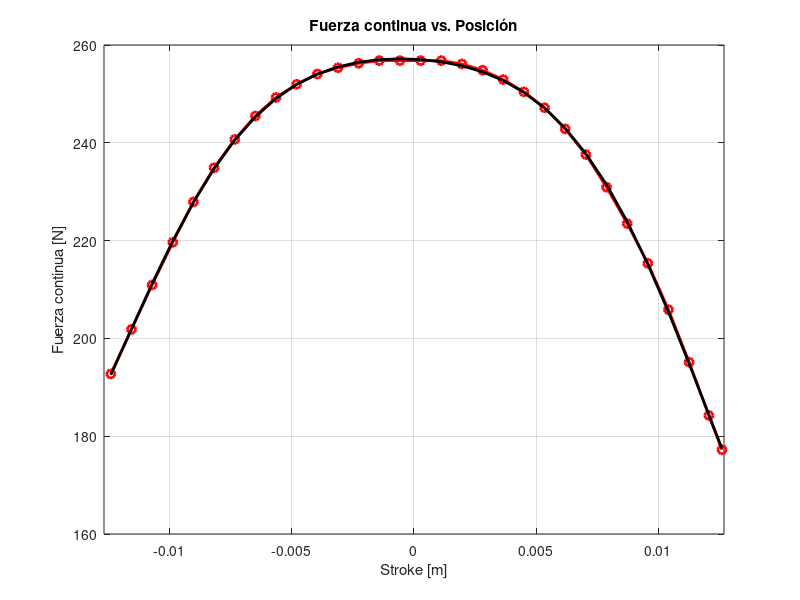
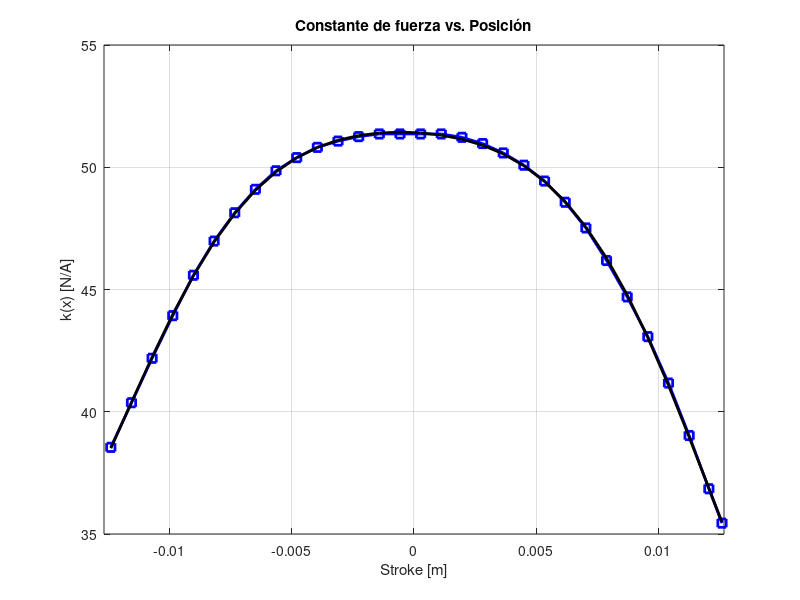

These figures' MATLAB source, in order:
clear
clc
close all
% Datos corregidos a formato numérico
x_in = [ ...
    0.01098, 0.04430, 0.07761, 0.11093, 0.14424, 0.17756, 0.21087, 0.24418, ...
    0.27750, 0.31081, 0.34413, 0.37744, 0.41075, 0.44407, 0.47738, 0.51070, ...
    0.54401, 0.57732, 0.61064, 0.64395, 0.67727, 0.71058, 0.74389, 0.77721, ...
    0.81052, 0.84384, 0.87715, 0.91047, 0.94378, 0.97558, 0.99678 ];

x_center = 0.5;
x_in = x_in - x_center;

F_lb = [ ...
    43.32553, 45.37782, 47.41985, 49.37980, 51.23712, 52.80713, 54.11034, ...
    55.18779, 56.03950, 56.64492, 57.11695, 57.40427, 57.60950, 57.73264, ...
    57.73264, 57.73264, 57.73264, 57.57872, 57.29140, 56.86041, 56.29603, ...
    55.56747, 54.59263, 53.41256, 51.91438, 50.24176, 48.41522, 46.28083, ...
    43.86938, 41.42202, 39.84175 ];

% Conversión de unidades
x_m = x_in * 25.4*10^(-3);         % pulgadas → ímetros
F_N  = F_lb * 4.44822;      % libras → Newtons

% Corriente continua nominal
I_cont = 5;                 % amperios

% Constante de fuerza
k = F_N ./ I_cont;          % N/A

p = polyfit(x_m, F_N, 6);
pk = polyfit(x_m,k,6);

y_fit = polyval(p, x_m);
k_fit = polyval(pk,x_m);

% === Plot 1: Fuerza vs Stroke ===
figure;
plot(x_m, F_N, 'r-o', 'LineWidth', 2, 'MarkerSize', 6);
hold on
plot(x_m, y_fit, 'black', 'LineWidth', 2, 'MarkerSize', 6);
xlabel('Stroke [m]');
ylabel('Fuerza continua [N]');
title('Fuerza continua vs. Posición');
xlim([-12.7 12.7]*10^-3)
grid on;

% === Plot 2: k(x) vs Stroke ===
figure;
plot(x_m, k, 'b-s', 'LineWidth', 2, 'MarkerSize', 6);
hold on
plot(x_m, k_fit, 'black', 'LineWidth', 2, 'MarkerSize', 6);
xlabel('Stroke [m]');
ylabel('k(x) [N/A]');
title('Constante de fuerza vs. Posición');
xlim([-12.7 12.7]*10^-3)
grid on;
